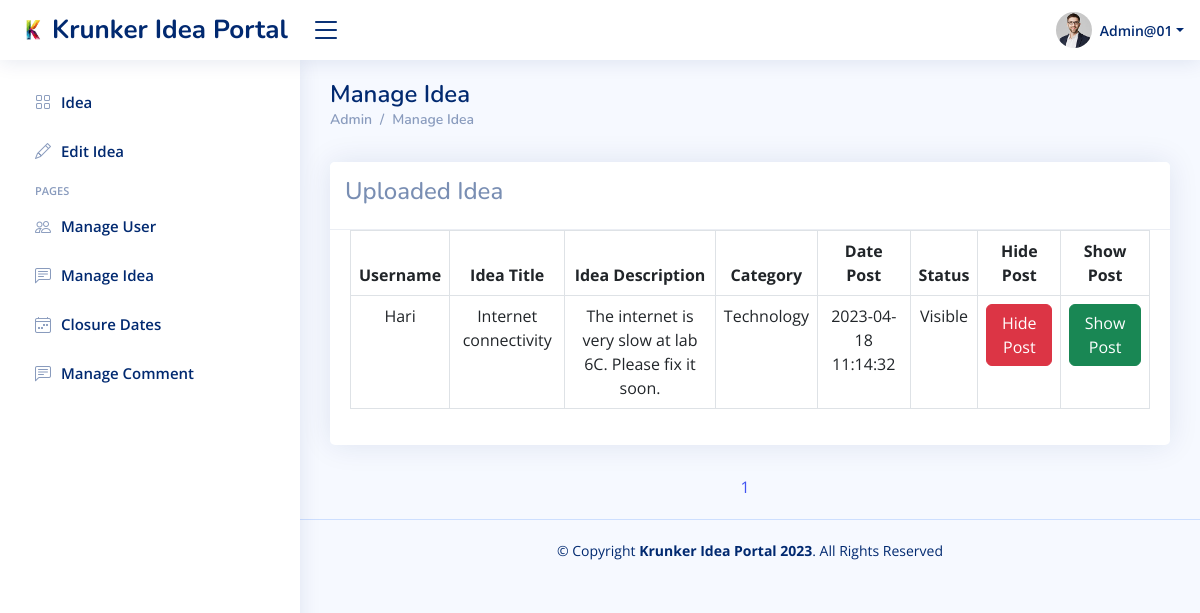
Screenshot of /ManageIdea_admin.php (signed in) with the database file from the repository.
### tables this page shows
CREATE TABLE `user_tbl` (
  `UserId` int(11) NOT NULL,
  `DepartmentId` int(11) NOT NULL,
  `UserRoleName` enum('QA Manager','QA Coordinator','Admin','Staff') DEFAULT NULL,
  `Username` varchar(50) NOT NULL,
  `UserPassword` varchar(500) NOT NULL,
  `UserEmail` varchar(50) DEFAULT NULL,
  `UserContactNo` varchar(15) DEFAULT NULL,
  `UserAddress` varchar(500) DEFAULT NULL,
  `DateClosure` date DEFAULT '2023-06-29',
  `DateFinal` date DEFAULT '2023-07-29'
);

CREATE TABLE `idea_tbl` (
  `IdeaId` int(11) NOT NULL,
  `CategoryId` int(11) NOT NULL,
  `UserId` int(11) NOT NULL,
  `IdeaTitle` varchar(50) DEFAULT NULL,
  `IdeaDescription` varchar(500) DEFAULT NULL,
  `ViewCount` int(255) DEFAULT NULL,
  `IdeaAnonymous` tinyint(1) DEFAULT NULL,
  `is_hidden` tinyint(1) DEFAULT 0,
  `DatePost` datetime NOT NULL DEFAULT current_timestamp()
);

CREATE TABLE `category_tbl` (
  `CategoryId` int(11) NOT NULL,
  `CategoryTitle` varchar(50) DEFAULT NULL,
  `DateCreated` datetime NOT NULL DEFAULT current_timestamp()
);

### ManageIdea_admin.php (the view, shortened to what this page needs)
<?php
require("krunkerideaconn.php");
$page = isset($_GET['page'])?$_GET['page']:1;
$rows_per_page = 10;
$start= ($page-1)*$rows_per_page;
?>
<?php
  $user_id = $_SESSION["userid"];
  $select_sql = "SELECT * FROM user_tbl WHERE UserId = $user_id";
  $result_User = mysqli_query($dbconn, $select_sql);
  $row_User = mysqli_fetch_assoc($result_User);
?>
<!DOCTYPE html>
<html lang="en">
<head>
  <link href="assets/vendor/bootstrap/css/bootstrap.min.css" rel="stylesheet">
  <link href="assets/vendor/bootstrap-icons/bootstrap-icons.css" rel="stylesheet">
  <link href="assets/vendor/boxicons/css/boxicons.min.css" rel="stylesheet">
  <link href="assets/vendor/quill/quill.snow.css" rel="stylesheet">
  <link href="assets/vendor/quill/quill.bubble.css" rel="stylesheet">
  <link href="assets/vendor/remixicon/remixicon.css" rel="stylesheet">
  <link href="assets/style.css" rel="stylesheet">
  <link href="assets/css/style.css" rel="stylesheet">
</head>
<body>
  <header id="header" class="header fixed-top d-flex align-items-center">
    <div class="d-flex align-items-center justify-content-between">
      <a href="index_admin.php" class="logo d-flex align-items-center">
        <img src="assets/img/logo.png" alt="">
        <span class="d-none d-lg-block">Krunker Idea Portal</span>
      </a>
      <i class="bi bi-list toggle-sidebar-btn"></i>
    </div>
    <nav class="header-nav ms-auto">
      <ul class="d-flex align-items-center">
        <li class="nav-item dropdown pe-3">
          <a class="nav-link nav-profile d-flex align-items-center pe-0" href="#" data-bs-toggle="dropdown">
            <img src="assets/img/profile-img.jpg" alt="Profile" class="rounded-circle">
            <span class="d-none d-md-block dropdown-toggle ps-2"><?php echo htmlentities($row_User['Username']) ?></span>
          </a>
        </li>
      </ul>
    </nav>
  </header>
    <aside id="sidebar" class="sidebar">
        <ul class="sidebar-nav" id="sidebar-nav">
            <li class="nav-item">
              <a class="nav-link collapsed" href="index_admin.php">
                  <i class="bi bi-grid"></i><span>Idea</span>
              </a>
            </li>
            <?php
              echo '<li class="nav-item">';
              echo '<a href="EditIdea.php?id=' .$user_id.'" class="nav-link collapsed" data-bs-target="#statistics-nav;">';
              echo '<i class="bi bi-pencil"></i><span>Edit Idea</span>';
              echo '</a>';
              echo '</li>';
            ?>
              <?php
                if($_SESSION['role'] == "Admin"){
                  echo'<li class="nav-heading">Pages</li>';
                  echo'<li class="nav-item">';
                      echo '<a class="nav-link collapsed" href="ManageUser_admin.php">';
                          echo '<i class="bi bi-people"></i>';
                          echo '<span>Manage User</span>';
                      echo '</a>';
                  echo '</li>';
                  echo '<li class="nav-item">';
                      echo '<a class="nav-link collapsed" href="ManageIdea_admin.php">';
                          echo '<i class="bi bi-chat-left-text"></i>';
                          echo '<span>Manage Idea</span>';
                      echo '</a>';
                  echo '</li>';
                  echo '<li class="nav-item">';
                  echo '<a class="nav-link collapsed" href="closure_date.php">';
                  echo '<i class="bi bi-calendar4-week"></i><span>Closure Dates</span>';
                  echo '</a>';
                  echo '</li>';
                  echo '<li class="nav-item">';
                    echo '<a class="nav-link collapsed" href="ManageComment_admin.php">';
                      echo '<i class="bi bi-chat-left-text"></i>';
                      echo '<span>Manage Comment</span>';
                    echo '</a>';
                  echo '</li>';
                }
            ?>
        </ul>
    </aside>
  <main id="main" class="main">
    <div class="pagetitle">
      <h1>Manage Idea</h1>
      <nav>
        <ol class="breadcrumb">
          <ol class="breadcrumb">
          <li class="breadcrumb-item"><a href="index_admin.php">Admin</a></li>
          <li class="breadcrumb-item"><a href="ManageIdea_admin.php">Manage Idea</a></li>
        </ol>
        </ol>
      </nav>
    </div>
    <section class="section dashboard">
      <div class="row">
        <div class="col-md-12">
          <div class="card">
            <div class="card-header">
              <h4>Uploaded Idea</h4>
            </div>
            <div class="card-body">
              <table class="table table-bordered text-center">
                <thead>
                <tr>
                    <th>Username</th>
                    <th>Idea Title</th>
                    <th>Idea Description</th>
                    <th>Category</th>
                    <th>Date Post</th>
                    <th>Status</th>
                    <th>Hide Post</th>
                    <th>Show Post</th>
                  </tr>
                </thead>
                <tbody>
                <?php
                    include "krunkerideaconn.php";
                    $sql = "SELECT idea_tbl.IdeaTitle, idea_tbl.IdeaDescription, idea_tbl.DatePost, user_tbl.Username, idea_tbl.IdeaId, category_tbl.CategoryTitle, idea_tbl.is_hidden from idea_tbl
                    INNER JOIN user_tbl ON idea_tbl.UserId = user_tbl.UserId
                    INNER JOIN category_tbl ON idea_tbl.CategoryId = category_tbl.CategoryId LIMIT $start,$rows_per_page";
                    $result = mysqli_query($dbconn,$sql);
                    while($row = mysqli_fetch_assoc($result)){
                        ?>
                         <tr>
                         <td><?php echo htmlentities($row['Username'])?></td>
                        <td><?php echo htmlentities($row['IdeaTitle'])?></td>
                        <td><?php echo htmlentities($row['IdeaDescription'])?></td>
                        <td><?php echo htmlentities($row['CategoryTitle'])?></td>
                        <td><?php echo $row['DatePost']?></td>
                        <td>
                          <?php if($row['is_hidden']== 0 ){
                          echo "Visible";
                        }
                        elseif ($row['is_hidden']== 1 ){
                          echo "Hidden";
                        }
                        ?>
                        </td>
                        <td><a href="HideIdea_admin.php?id=<?php echo $row['IdeaId'] ?>" class="btn btn-danger">Hide Post</a></td>
                        <td><a href="ShowIdea_admin.php?id=<?php echo $row['IdeaId'] ?>" class="btn btn-success">Show Post</a></td>
                </tr>
                <?php
                    }
                 ?>
                </tbody>
              </table>
            </div>
          </div>
        </div>
      </div>
      <div class = "pagination">
      <?php
			$sql_page = "SELECT COUNT(*) AS count FROM idea_tbl";
			$page_count = mysqli_query($dbconn, $sql_page);
			$row_count = mysqli_fetch_assoc($page_count);
			$total_rows = $row_count['count'];
			$total_pages = ceil($total_rows / $rows_per_page);
			for ($i = 1; $i <= $total_pages; $i++){
				echo'<a href="?page='.$i.'">'.$i.'</a>';
			}
		?>
    </div>
    </section>
  </main>
  <footer id="footer" class="footer">
    <div class="copyright">
      &copy; Copyright <strong><span>Krunker Idea Portal 2023</span></strong>. All Rights Reserved
    </div>
    <div class="credits">
    </div>
  </footer>
</body>
</html>

### assets/css/style.css (style rules this page uses)
:root { scroll-behavior: smooth; }
body { font-family: "Open Sans", sans-serif; background: #f6f9ff; color: #444444; }
a { color: #4154f1; text-decoration: none; }
h1, h2, h3, h4, h5, h6 { font-family: "Nunito", sans-serif; }
#main { margin-top: 60px; padding: 20px 30px; transition: all 0.3s; }
.pagetitle { margin-bottom: 10px; }
.pagetitle h1 { font-size: 24px; margin-bottom: 0; font-weight: 600; color: #012970; }
.card { margin-bottom: 30px; border: none; border-radius: 5px; box-shadow: 0px 0 30px rgba(1, 41, 112, 0.1); }
.card-header, .card-footer { border-color: #ebeef4; background-color: #fff; color: #798eb3; padding: 15px; }
.card-body { padding: 0 20px 20px 20px; }
.breadcrumb { font-size: 14px; font-family: "Nunito", sans-serif; color: #899bbd; font-weight: 600; }
.breadcrumb a { color: #899bbd; transition: 0.3s; }
.breadcrumb .breadcrumb-item::before { color: #899bbd; }
.logo { line-height: 1; }
@media (min-width: 1200px) { .logo { width: 280px; } }
.logo img { max-height: 26px; margin-right: 6px; }
.logo span { font-size: 26px; font-weight: 700; color: #012970; font-family: "Nunito", sans-serif; }
.header { transition: all 0.5s; z-index: 997; height: 60px; box-shadow: 0px 2px 20px rgba(1, 41, 112, 0.1); background-color: #fff; padding-left: 20px; }
.header .toggle-sidebar-btn { font-size: 32px; padding-left: 10px; cursor: pointer; color: #012970; }
.header-nav ul { list-style: none; }
.header-nav>ul { margin: 0; padding: 0; }
.header-nav .nav-profile { color: #012970; }
.header-nav .nav-profile img { max-height: 36px; }
.header-nav .nav-profile span { font-size: 14px; font-weight: 600; }
.sidebar { position: fixed; top: 60px; left: 0; bottom: 0; width: 300px; z-index: 996; transition: all 0.3s; padding: 20px; overflow-y: auto; scrollbar-width: thin; scrollbar-color: #aab7cf transparent; box-shadow: 0px 0px 20px rgba(1, 41, 112, 0.1); background-color: #fff; }
@media (min-width: 1200px) { #main, #footer { margin-left: 300px; } }
.sidebar-nav { padding: 0; margin: 0; list-style: none; }
.sidebar-nav li { padding: 0; margin: 0; list-style: none; }
.sidebar-nav .nav-item { margin-bottom: 5px; }
.sidebar-nav .nav-heading { font-size: 11px; text-transform: uppercase; color: #899bbd; font-weight: 600; margin: 10px 0 5px 15px; }
.sidebar-nav .nav-link { display: flex; align-items: center; font-size: 15px; font-weight: 600; color: #4154f1; transition: 0.3; background: #f6f9ff; padding: 10px 15px; border-radius: 4px; }
.sidebar-nav .nav-link i { font-size: 16px; margin-right: 10px; color: #4154f1; }
.sidebar-nav .nav-link.collapsed { color: #012970; background: #fff; }
.sidebar-nav .nav-link.collapsed i { color: #899bbd; }
.footer { padding: 20px 0; font-size: 14px; transition: all 0.3s; border-top: 1px solid #cddfff; }
.footer .copyright { text-align: center; color: #012970; }
.footer .credits { padding-top: 5px; text-align: center; font-size: 13px; color: #012970; }

### ManageIdea_admin.php (style rules this page uses)
.pagination { justify-content: center; display: flex; letter-spacing:10px; }

### rows the page displays
user_tbl: Username "Admin@01"
idea_tbl: UserId.Username "Hari", IdeaTitle "Internet connectivity", IdeaDescription "The internet is very slow at lab 6C. Please fix it soon.", CategoryId.CategoryTitle "Technology", DatePost "2023-04-18 11:14:32", is_hidden "Visible"
